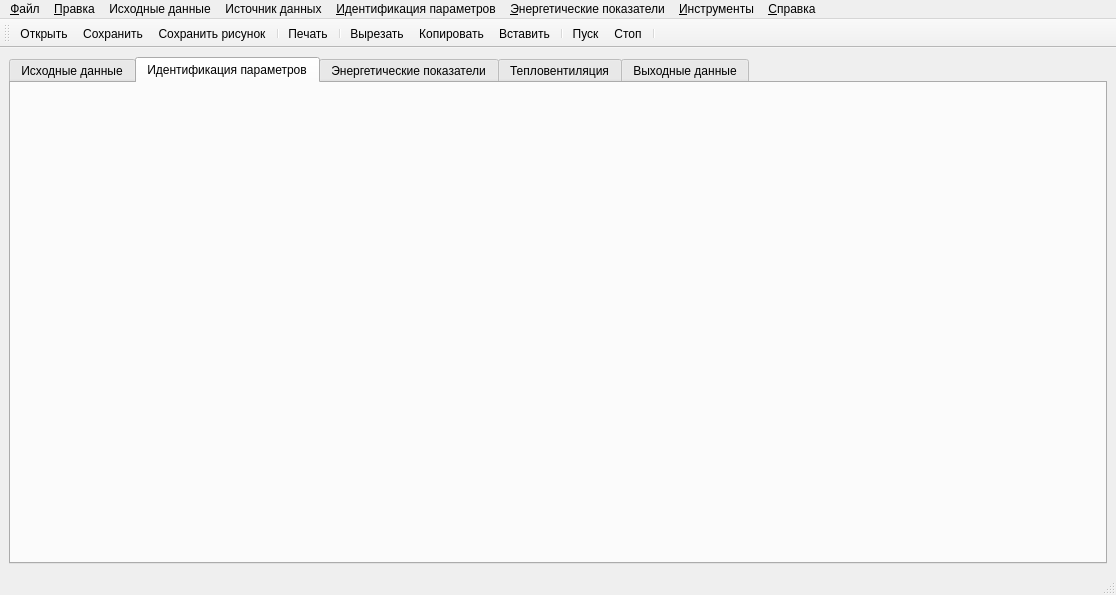
<?xml version="1.0" encoding="UTF-8"?>
<ui version="4.0">
 <class>MainWindow</class>
 <widget class="QMainWindow" name="MainWindow">
  <property name="geometry">
   <rect>
    <x>0</x>
    <y>0</y>
    <width>1116</width>
    <height>595</height>
   </rect>
  </property>
  <property name="windowTitle">
   <string>Cerebro</string>
  </property>
  <property name="windowIcon">
   <iconset resource="../build-untitled-Desktop-Debug/resurce.qrc">
    <normaloff>:/new/prefix1/img/cerebro48.png</normaloff>:/new/prefix1/img/cerebro48.png</iconset>
  </property>
  <widget class="QWidget" name="centralwidget">
   <layout class="QHBoxLayout" name="horizontalLayout">
    <item>
     <widget class="QTabWidget" name="tabWidget">
      <property name="currentIndex">
       <number>1</number>
      </property>
      <widget class="QWidget" name="tab">
       <attribute name="title">
        <string>Исходные данные</string>
       </attribute>
       <layout class="QHBoxLayout" name="horizontalLayout_4">
        <item>
         <widget class="datas" name="widget" native="true"/>
        </item>
       </layout>
      </widget>
      <widget class="QWidget" name="tab_2">
       <attribute name="title">
        <string>Идентификация параметров</string>
       </attribute>
       <layout class="QHBoxLayout" name="horizontalLayout_2">
        <item>
         <widget class="identf" name="widget_2" native="true"/>
        </item>
       </layout>
      </widget>
      <widget class="QWidget" name="tab_3">
       <attribute name="title">
        <string>Энергетические показатели</string>
       </attribute>
       <layout class="QHBoxLayout" name="horizontalLayout_3">
        <item>
         <widget class="QCustomPlot" name="widget_4" native="true"/>
        </item>
        <item>
         <widget class="QWidget" name="widget_5" native="true">
          <property name="sizePolicy">
           <sizepolicy hsizetype="Fixed" vsizetype="Preferred">
            <horstretch>0</horstretch>
            <verstretch>0</verstretch>
           </sizepolicy>
          </property>
          <property name="minimumSize">
           <size>
            <width>425</width>
            <height>0</height>
           </size>
          </property>
         </widget>
        </item>
       </layout>
      </widget>
      <widget class="QWidget" name="tab_4">
       <attribute name="title">
        <string>Тепловентиляция</string>
       </attribute>
      </widget>
      <widget class="QWidget" name="tab_6">
       <attribute name="title">
        <string>Выходные данные</string>
       </attribute>
      </widget>
     </widget>
    </item>
   </layout>
  </widget>
  <widget class="QMenuBar" name="menubar">
   <property name="geometry">
    <rect>
     <x>0</x>
     <y>0</y>
     <width>1116</width>
     <height>29</height>
    </rect>
   </property>
   <widget class="QMenu" name="menufile">
    <property name="title">
     <string>&amp;Файл</string>
    </property>
    <addaction name="action"/>
    <addaction name="action_2"/>
    <addaction name="action_6"/>
    <addaction name="separator"/>
    <addaction name="action_3"/>
    <addaction name="separator"/>
    <addaction name="actionExit"/>
   </widget>
   <widget class="QMenu" name="menuabout">
    <property name="title">
     <string>&amp;Справка</string>
    </property>
    <addaction name="actionhelp"/>
    <addaction name="actionabout"/>
   </widget>
   <widget class="QMenu" name="menu">
    <property name="title">
     <string>&amp;Инструменты</string>
    </property>
    <addaction name="action_15"/>
   </widget>
   <widget class="QMenu" name="menu_2">
    <property name="title">
     <string>&amp;Правка</string>
    </property>
    <addaction name="action_7"/>
    <addaction name="action_8"/>
    <addaction name="separator"/>
    <addaction name="actioncut"/>
    <addaction name="action_10"/>
    <addaction name="action_11"/>
    <addaction name="action_4"/>
    <addaction name="separator"/>
    <addaction name="action_13"/>
   </widget>
   <widget class="QMenu" name="menu_3">
    <property name="title">
     <string>&amp;Идентификация параметров</string>
    </property>
    <addaction name="action_5"/>
    <addaction name="action_9"/>
    <addaction name="separator"/>
    <addaction name="action_14"/>
   </widget>
   <widget class="QMenu" name="menu_4">
    <property name="title">
     <string>Исходные данные</string>
    </property>
    <addaction name="action_12"/>
    <addaction name="action_16"/>
    <addaction name="action_17"/>
    <addaction name="action_18"/>
    <addaction name="action_19"/>
   </widget>
   <widget class="QMenu" name="menu_5">
    <property name="title">
     <string>&amp;Энергетические показатели</string>
    </property>
    <addaction name="action_20"/>
    <addaction name="action_21"/>
   </widget>
   <widget class="QMenu" name="menu_6">
    <property name="title">
     <string>Источник данных</string>
    </property>
    <addaction name="action_22"/>
    <addaction name="action_23"/>
   </widget>
   <addaction name="menufile"/>
   <addaction name="menu_2"/>
   <addaction name="menu_4"/>
   <addaction name="menu_6"/>
   <addaction name="menu_3"/>
   <addaction name="menu_5"/>
   <addaction name="menu"/>
   <addaction name="menuabout"/>
  </widget>
  <widget class="QStatusBar" name="statusbar"/>
  <widget class="QToolBar" name="toolBar">
   <property name="windowTitle">
    <string>toolBar</string>
   </property>
   <attribute name="toolBarArea">
    <enum>TopToolBarArea</enum>
   </attribute>
   <attribute name="toolBarBreak">
    <bool>false</bool>
   </attribute>
   <addaction name="action"/>
   <addaction name="action_2"/>
   <addaction name="action_6"/>
   <addaction name="separator"/>
   <addaction name="action_3"/>
   <addaction name="separator"/>
   <addaction name="actioncut"/>
   <addaction name="action_10"/>
   <addaction name="action_11"/>
   <addaction name="separator"/>
   <addaction name="action_5"/>
   <addaction name="action_9"/>
   <addaction name="separator"/>
  </widget>
  <action name="actionExit">
   <property name="icon">
    <iconset theme="application-exit">
     <normaloff>.</normaloff>.</iconset>
   </property>
   <property name="text">
    <string>Выход</string>
   </property>
   <property name="shortcut">
    <string>Ctrl+Q</string>
   </property>
  </action>
  <action name="actionhelp">
   <property name="icon">
    <iconset theme="help-contents">
     <normaloff>.</normaloff>.</iconset>
   </property>
   <property name="text">
    <string>Справка</string>
   </property>
   <property name="shortcut">
    <string>F1</string>
   </property>
  </action>
  <action name="actionabout">
   <property name="icon">
    <iconset theme="help-about">
     <normaloff>.</normaloff>.</iconset>
   </property>
   <property name="text">
    <string>О программе</string>
   </property>
  </action>
  <action name="action">
   <property name="icon">
    <iconset theme="document-open">
     <normaloff>.</normaloff>.</iconset>
   </property>
   <property name="text">
    <string>Открыть</string>
   </property>
   <property name="shortcut">
    <string>Ctrl+O</string>
   </property>
  </action>
  <action name="action_2">
   <property name="icon">
    <iconset theme="document-save">
     <normaloff>.</normaloff>.</iconset>
   </property>
   <property name="text">
    <string>Сохранить</string>
   </property>
   <property name="shortcut">
    <string>Ctrl+S</string>
   </property>
  </action>
  <action name="action_3">
   <property name="icon">
    <iconset theme="document-print">
     <normaloff>.</normaloff>.</iconset>
   </property>
   <property name="text">
    <string>Печать</string>
   </property>
   <property name="shortcut">
    <string>Ctrl+P</string>
   </property>
  </action>
  <action name="action_6">
   <property name="icon">
    <iconset theme="document-save-as">
     <normaloff>.</normaloff>.</iconset>
   </property>
   <property name="text">
    <string>Сохранить рисунок</string>
   </property>
   <property name="shortcut">
    <string>Ctrl+Shift+S</string>
   </property>
  </action>
  <action name="action_7">
   <property name="icon">
    <iconset theme="edit-undo">
     <normaloff>.</normaloff>.</iconset>
   </property>
   <property name="text">
    <string>Отменить действие</string>
   </property>
   <property name="shortcut">
    <string>Ctrl+Z</string>
   </property>
  </action>
  <action name="action_8">
   <property name="icon">
    <iconset theme="edit-redo">
     <normaloff>.</normaloff>.</iconset>
   </property>
   <property name="text">
    <string>Повторить действие</string>
   </property>
   <property name="shortcut">
    <string>Ctrl+Shift+Z</string>
   </property>
  </action>
  <action name="actioncut">
   <property name="icon">
    <iconset theme="edit-cut">
     <normaloff>.</normaloff>.</iconset>
   </property>
   <property name="text">
    <string>Вырезать</string>
   </property>
   <property name="shortcut">
    <string>Ctrl+X</string>
   </property>
  </action>
  <action name="action_10">
   <property name="icon">
    <iconset theme="edit-copy">
     <normaloff>.</normaloff>.</iconset>
   </property>
   <property name="text">
    <string>Копировать</string>
   </property>
   <property name="shortcut">
    <string>Ctrl+C</string>
   </property>
  </action>
  <action name="action_11">
   <property name="icon">
    <iconset theme="edit-paste">
     <normaloff>.</normaloff>.</iconset>
   </property>
   <property name="text">
    <string>Вставить</string>
   </property>
   <property name="shortcut">
    <string>Ctrl+V</string>
   </property>
  </action>
  <action name="action_13">
   <property name="icon">
    <iconset theme="system-search">
     <normaloff>.</normaloff>.</iconset>
   </property>
   <property name="text">
    <string>Поиск/замена</string>
   </property>
  </action>
  <action name="action_4">
   <property name="icon">
    <iconset theme="edit-delete">
     <normaloff>.</normaloff>.</iconset>
   </property>
   <property name="text">
    <string>Удалить</string>
   </property>
   <property name="shortcut">
    <string>Ctrl+R</string>
   </property>
  </action>
  <action name="action_5">
   <property name="icon">
    <iconset theme="media-playback-start">
     <normaloff>.</normaloff>.</iconset>
   </property>
   <property name="text">
    <string>Пуск</string>
   </property>
  </action>
  <action name="action_9">
   <property name="icon">
    <iconset theme="media-playback-stop">
     <normaloff>.</normaloff>.</iconset>
   </property>
   <property name="text">
    <string>Стоп</string>
   </property>
  </action>
  <action name="action_14">
   <property name="text">
    <string>Настройки</string>
   </property>
  </action>
  <action name="action_15">
   <property name="icon">
    <iconset theme="preferences-desktop-accessibility">
     <normaloff>.</normaloff>.</iconset>
   </property>
   <property name="text">
    <string>Настройки</string>
   </property>
   <property name="shortcut">
    <string>Ctrl+P</string>
   </property>
  </action>
  <action name="action_12">
   <property name="icon">
    <iconset theme="document-open">
     <normaloff>.</normaloff>.</iconset>
   </property>
   <property name="text">
    <string>Загрузить данные</string>
   </property>
   <property name="shortcut">
    <string>Ctrl+Z</string>
   </property>
  </action>
  <action name="action_16">
   <property name="icon">
    <iconset theme="document-save">
     <normaloff>.</normaloff>.</iconset>
   </property>
   <property name="text">
    <string>Сохранить данные</string>
   </property>
   <property name="shortcut">
    <string>Ctrl+S</string>
   </property>
  </action>
  <action name="action_17">
   <property name="icon">
    <iconset theme="edit-delete">
     <normaloff>.</normaloff>.</iconset>
   </property>
   <property name="text">
    <string>Удалить данные</string>
   </property>
   <property name="shortcut">
    <string>Ctrl+U</string>
   </property>
  </action>
  <action name="action_18">
   <property name="icon">
    <iconset theme="edit-clear">
     <normaloff>.</normaloff>.</iconset>
   </property>
   <property name="text">
    <string>Очистить данные</string>
   </property>
   <property name="shortcut">
    <string>Ctrl+D</string>
   </property>
  </action>
  <action name="action_19">
   <property name="icon">
    <iconset theme="document-new">
     <normaloff>.</normaloff>.</iconset>
   </property>
   <property name="text">
    <string>Принять данные</string>
   </property>
   <property name="shortcut">
    <string>Ctrl+E</string>
   </property>
  </action>
  <action name="action_20">
   <property name="text">
    <string>Запуск</string>
   </property>
  </action>
  <action name="action_21">
   <property name="text">
    <string>Останов</string>
   </property>
  </action>
  <action name="action_22">
   <property name="checkable">
    <bool>true</bool>
   </property>
   <property name="text">
    <string>Осциллограф</string>
   </property>
  </action>
  <action name="action_23">
   <property name="checkable">
    <bool>true</bool>
   </property>
   <property name="checked">
    <bool>true</bool>
   </property>
   <property name="text">
    <string>Файл</string>
   </property>
  </action>
 </widget>
 <customwidgets>
  <customwidget>
   <class>QCustomPlot</class>
   <extends>QWidget</extends>
   <header>qcustomplot.h</header>
   <container>1</container>
  </customwidget>
  <customwidget>
   <class>datas</class>
   <extends>QWidget</extends>
   <header>datas.h</header>
   <container>1</container>
  </customwidget>
  <customwidget>
   <class>identf</class>
   <extends>QWidget</extends>
   <header>identf.h</header>
   <container>1</container>
  </customwidget>
 </customwidgets>
 <resources>
  <include location="../build-untitled-Desktop-Debug/resurce.qrc"/>
 </resources>
 <connections/>
</ui>
